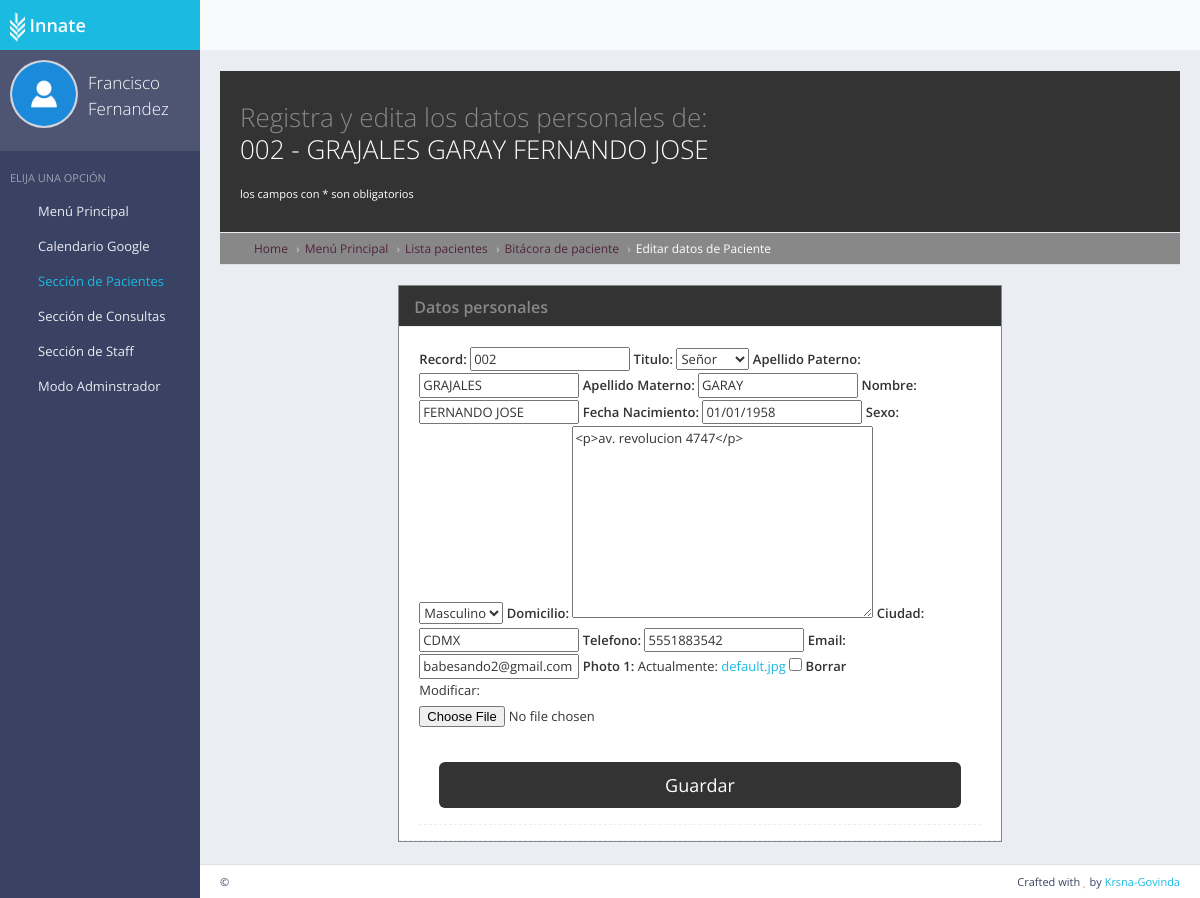
The page /pacientes/paciente_update/2/ (signed in) on the database its author committed.
### persona/models.py (models this page shows, shortened)
class Persona(models.Model):
    rol_opciones = (
            ('Quiropráctico', 'Quiropráctico'),
            ('Asistente', 'Asistente'),
            ('Radiólogo', 'Radiólogo'),
            ('Capacitación', 'Capacitación'),
            ('Contabilidad', 'Contabilidad'),
            ('Administrador', 'Administrador')
        )
    user   = models.OneToOneField(User, on_delete=models.CASCADE, null=True, blank=True)
    Nombre = models.CharField(max_length=50)
    Apellido_Paterno = models.CharField(max_length=100)
    Apellido_Materno = models.CharField(max_length=100)
    Rol = models.CharField(max_length=15, choices=rol_opciones, default="Quiropràctico")
    Cedula = models.CharField(max_length=50, null=True, blank=True)
    Telefono = models.CharField(max_length=50, null=True, blank=True)
    email = models.CharField(max_length=100, null=True, blank=True)
    Foto = models.ImageField(default='default.jpg', blank=True, upload_to='medicos/')
    facebook = models.CharField(max_length=100, null=True, blank=True)
    twitter = models.CharField(max_length=100, null=True, blank=True)
    linkedin = models.CharField(max_length=100, null=True, blank=True)
    instagram = models.CharField(max_length=100, null=True, blank=True)
    class Meta:
        verbose_name = ("Personas")
        verbose_name_plural = ("Persona")
        ordering = ("-id",)

### paciente/models.py (models this page shows, shortened)
class Paciente(models.Model):
    sexo_opciones= (
        ('M', 'Masculino'),
        ('F', 'Femenino'),
    )
    titulo_opciones= (
        ('Sr', 'Señor'),
        ('Sra', 'Señora'),
        ('Srita', 'Señorita'),
        ('Joven', 'Joven'),
    )
    record = models.CharField(max_length=50, null=True, unique=True)
    Titulo = models.CharField(max_length=50, choices=titulo_opciones, null=True, blank=True, default="Sr.")
    Apellido_Paterno = models.CharField(max_length=100)
    Apellido_Materno = models.CharField(max_length=100)
    Nombre = models.CharField(max_length=50)
    Fecha_Nacimiento = models.DateField()
    Sexo = models.CharField(max_length=1, choices=sexo_opciones, default="M")
    Domicilio = RichTextUploadingField(blank=True, null=True)
    Ciudad = models.CharField(max_length=30, blank=True, null=True, default="CDMX")
    Telefono = models.CharField(max_length=30, blank=True, null=True )
    Email = models.EmailField(null=True, blank=True)
    photo_1 = models.ImageField(default='default.jpg', upload_to='pacientes/fotos/%Y/%m/%d/', blank=True, null=True)
    creada = models.DateTimeField(auto_now_add=True)
    modificada = models.DateTimeField(auto_now=True)
    class Meta:
      verbose_name_plural = "pacientes"
      ordering = ("-id",)

### paciente/views.py (the view, shortened to what this page needs)
# urls.py: path('paciente_update/<str:pk>/', login_required(views.PacienteUpdateView.as_view()), name='class_update_paciente'),
class PacienteUpdateView(SuccessMessageMixin, UpdateView):
    model = Paciente
    login_required = True
    template_name = 'paciente/paciente_form.html'
    fields = ['record',
              'Titulo',
              'Apellido_Paterno',
              'Apellido_Materno',
              'Nombre',
              'Fecha_Nacimiento',
              'Sexo',
              'Domicilio',
              'Ciudad',
              'Telefono',
              'Email',
              'photo_1',
            ]
    success_message = "Datos de Paciente editados correctamente"

### paciente/templates/paciente/paciente_form.html (shortened to what this page needs)
{% extends 'back/master.html' %}
{% load static %}
{% load crispy_forms_tags %}
{% block sidebar %}
<ul class="sidebar-nav">
    <li class="sidebar-header">
        <span class="sidebar-header-title">Elija una opción</span>
    </li>
    <li>
        <a href="{% url 'panel2' %}" ><i class="fa fa-windows sidebar-nav-icon"></i>Menú Principal</a>
    </li>
    <li>
        <a href="{% url 'calendario' %}" ><i class="fa fa-calendar sidebar-nav-icon"></i>Calendario Google</a>
    </li>
    <li>
        <a href="#" class=" text-primary sidebar-nav-menu"><i class="fa fa-angle-left sidebar-nav-indicator sidebar-nav-mini-hide"></i><i class="fa fa-wheelchair sidebar-nav-icon"></i><span class="sidebar-nav-mini-hide">Sección de Pacientes</span></a>
    </li>
    <li>
        <a href="#" class="sidebar-nav-menu"><i class="fa fa-angle-left sidebar-nav-indicator sidebar-nav-mini-hide"></i><i class="fa fa-stethoscope sidebar-nav-icon"></i><span class="sidebar-nav-mini-hide">Sección de Consultas</span></a>
    </li>
   <li>
        <a href="#" class="sidebar-nav-menu"><i class="fa fa-angle-left sidebar-nav-indicator sidebar-nav-mini-hide"></i><i class="fa fa-user-md sidebar-nav-icon"></i><span class="sidebar-nav-mini-hide">Sección de Staff</span></a>
    </li>
    <li>
        <a href="{% url 'admin:login' %}" ><i class="fa fa-cogs sidebar-nav-icon"></i>Modo Adminstrador</a>
    </li>
{% endblock %}
{% block mainblock %}
    <div id="page-content">
                       <div class="content-header themed-background-dark-night">
                           <div class="header-section">
                               <h1>
                                   <i class="gi gi-notes_2 themed-color-night"></i>
                                   <h1 class="themed-color-night">Registra y edita los datos personales de: </h1>
                                   <h2 class="text-light">{{paciente.record}} - {{paciente.Apellido_Paterno}} {{paciente.Apellido_Materno}} {{paciente.Nombre}}</h2><br>
                                   <small class="text-light">los campos con * son obligatorios</small>
                               </h1>
                           </div>
                       </div>
                       <ul class="breadcrumb breadcrumb-top themed-background-night">
                         <li class="breadcrumb-item"><a href="{% url 'home' %}" class="themed-color-dark-waterlily"><i class="fa fa-home themed-color-dark"></i> Home</a></li>
                         <li><a class="themed-color-dark-waterlily" href="{% url 'panel2' %}">Menú Principal</a></li>
                         <li><a class="themed-color-dark-waterlily" href="{% url 'pacientes_lista' %}">Lista pacientes</a></li>
                         <li><a class="themed-color-dark-waterlily" href="#">Bitácora de paciente</a></li>
                         <li class="text-light">Editar datos de Paciente</li>
                       </ul>
                       <div class="row">
                           <div class="col-sm-2">
                           </div>
                           <div class="col-sm-8">
                               <div class="block themed-border-night">
                                   <div class="block-title themed-background-dark-night themed-color-night">
                                       <h2><strong>Datos personales</strong></h2>
                                   </div>
                                   <form method="POST" action="{% url 'class_update_paciente' paciente.id %}"  class="form-bordered" enctype="multipart/form-data">
                                      <div class="form-group themed-color-dark-night">
                                         {{form}}
                                         <br>
                                     <div class="form-group">
                                        <button type="submit" class="btn text-light themed-background-dark-night btn-lg btn-block">Guardar</button>
                                      </div>
                                      </div>
                                    </form>
                                  </div>
                               </div>
                               </div>
                               <div class="col-sm-2">
                               </div>
            </div>
{% endblock %}

### paciente/templates/back/master.html (shortened to what this page needs)
{% load static %}
<!DOCTYPE html>
 <html class="no-js" lang="en">
    <head>
        <link rel="stylesheet" href="{% static 'back/css/bootstrap.min.css' %}">
        <link rel="stylesheet" href="{% static 'back/css/plugins.css' %}">
        <link rel="stylesheet" href="{% static 'back/css/main.css' %}">
        <link rel="stylesheet" href="{% static 'back/css/themes.css' %}">
    </head>
    <body >
        <div id="page-wrapper">
            <div id="page-container" class="sidebar-partial sidebar-visible-lg sidebar-no-animations">
                {% block X %}
                <div id="sidebar">
                    <div id="sidebar-scroll">
                        <div class="sidebar-content">
                                <a href="/" class="sidebar-brand">
                                    <img src="{% static 'assets/images/logo_innate_icon_blanco.png' %}" height="30" /> <strong>Innate</strong>
                                </a>
                            <div class="sidebar-section sidebar-user clearfix sidebar-nav-mini-hide">
                                <div class="sidebar-user-avatar">
                                    <a href="{% url 'class_detail_persona' user.persona.id %}">
                                        <img src="{{user.persona.Foto.url}}" alt="avatar" title="Perfil">
                                    </a>
                                </div>
                                <div class="sidebar-user-name">{{user.persona.Nombre}} {{user.persona.Apellido_Paterno}}</div>
                                <div class="sidebar-user-links">
                                    <a href="{% url 'home' %}" data-toggle="tooltip" data-placement="bottom" title="Home"><i class="fa fa-home"></i></a>
                                    <a href="{% url 'class_detail_persona' user.persona.id %}" data-toggle="tooltip" data-placement="bottom" title="Perfil"><i class="gi gi-user"></i></a>
                                    <a href="{% url 'calendario' %}" data-toggle="tooltip" data-placement="bottom" title="Calendario Google"><i class="fa fa-calendar"></i></a>
                                    <a href="{% url 'logout' %}" data-toggle="tooltip" data-placement="bottom" title="Cerrar sesión"><i class="gi gi-exit"></i></a>
                                </div>
                            </div>
                            {% endblock %}
                            {% block sidebar %}{% endblock %}
                        </div>
                    </div>
                </div>
                <div id="main-container">
                    {% block y %}
                    <header class="navbar navbar-default">
                        <ul class="nav navbar-nav-custom">
                            <li>
                                <a href="javascript:void(0)" onclick="App.sidebar('toggle-sidebar');this.blur();">
                                    <i class="fa fa-bars fa-fw"></i>
                                </a>
                            </li>
                        </ul>
                    </header>
                    {% endblock %}
                    <div id="page-content">
                            {% block mainblock %}
                            {% endblock %}
                    </div>
                    {% block footer %}
                    <footer class="clearfix">
                        <div class="pull-right">
                            Crafted with <i class="fa fa-heart text-danger"></i> by <a href="#" target="_blank">Krsna-Govinda</a>
                        </div>
                        <div class="pull-left">
                             &copy;
                        </div>
                    </footer>
                    {% endblock %}
                </div>
            </div>
        </div>
    </body>
</html>

### paciente/static/back/css/themes.css (style rules this page uses)
.themed-color-night { color: #888888 !important; }
.themed-border-night { border-color: #888888 !important; }
.themed-background-night { background-color: #888888 !important; }
.themed-color-dark-night { color: #333333 !important; }
.themed-background-dark-night { background-color: #333333 !important; }
.themed-color-dark-waterlily { color: #4f243e !important; }

### rows shown on the page
Paciente: record "002", Apellido_Paterno "GRAJALES", Apellido_Materno "GARAY", Nombre "FERNANDO JOSE", Titulo "Señor", Fecha_Nacimiento "01/01/1958", Sexo "Masculino", Domicilio "<p>av. revolucion 4747</p>", Ciudad "CDMX", Telefono "5551883542", Email "babesando2@gmail.com"

### other values the page prints
{{ user.persona.Nombre }} "Francisco"
{{ user.persona.Apellido_Paterno }} "Fernandez"
